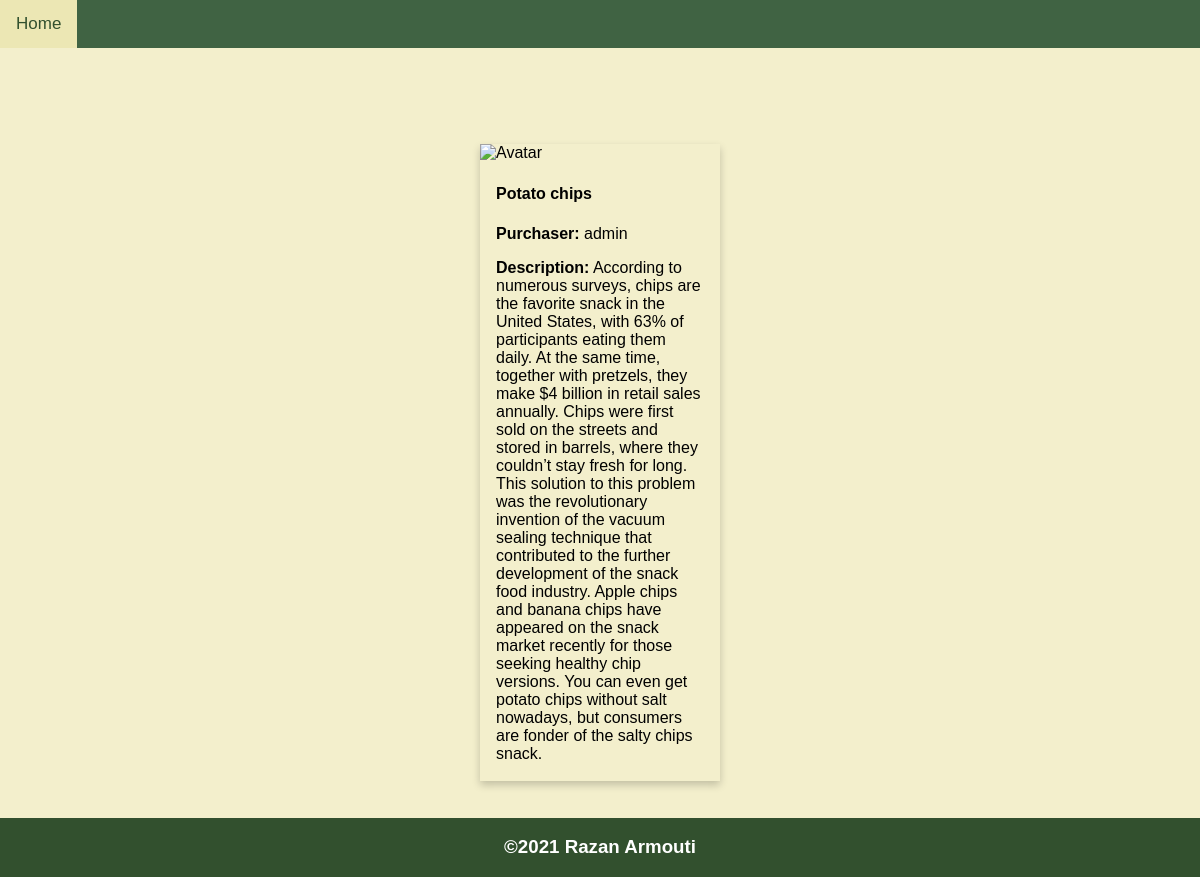
Screenshot of /3/ with the database file from the repository.
### snacks/models.py (models this page shows, shortened)
class Snack(models.Model):
    name = models.CharField(max_length=64)
    purchaser = models.ForeignKey(get_user_model(), on_delete=models.CASCADE)
    description = models.TextField(blank=True)

### snacks/views.py (the view)
# urls.py: path("<int:pk>/", DetailView.as_view(), name="snack_detail"),
class DetailView(DetailView):
    template_name = 'snack_detail.html'
    model = Snack
    context_object_name = "snack_object"

### templates/snack_detail.html
{% extends "_base.html"%}
{% block content%}
<div class="card">
    <img src="https://mir-s3-cdn-cf.behance.net/project_modules/max_1200/01ec06118988613.609416522260a.jpg" alt="Avatar" style="width:100%">
    <div class="container">
      <h4><b>{{snack_object.name}}</b></h4>
      <p><b>Purchaser:</b> {{snack_object.purchaser }}</p>
      <p><b>Description:</b> {{snack_object.description}}</p>
    </div>
  </div>
{% endblock %}

### templates/_base.html (style rules this page uses)
body { margin: 0; font-family: Arial, Helvetica, sans-serif; background-color: #F3EFCC }
.card { box-shadow: 0 4px 8px 0 rgba(0, 0, 0, 0.2); transition: 0.3s; width: 20%; margin: 8% 40% }
.container { padding: 2px 16px; }

### rows the page displays
Snack: name "Potato chips", purchaser "admin", description "According to numerous surveys, chips are the favorite snack in the United States, with 63% of participants eating them daily. At the same time, together with pretzels, they make $4 billion in retail sales annually. Chips were first sold on the streets and stored in barrels, where they couldn’t stay fresh for long. This solution to this problem was the revolutionary invention of the vacuum sealing technique that contributed to the further development of the snack food industry. Apple chips and banana chips have appeared on the snack market recently for those seeking healthy chip versions. You can even get potato chips without salt nowadays, but consumers are fonder of the salty chips snack."
